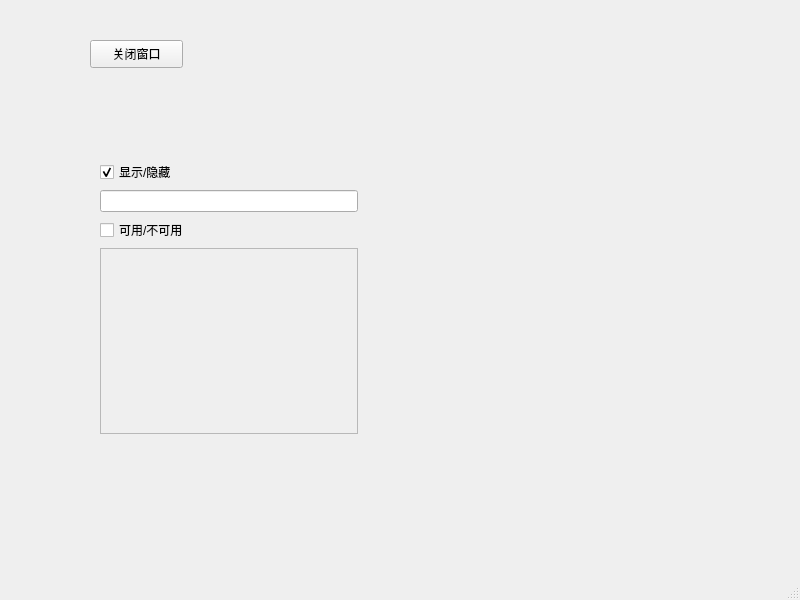
<?xml version="1.0" encoding="UTF-8"?>
<ui version="4.0">
 <class>MainWindow</class>
 <widget class="QMainWindow" name="MainWindow">
  <property name="geometry">
   <rect>
    <x>0</x>
    <y>0</y>
    <width>800</width>
    <height>600</height>
   </rect>
  </property>
  <property name="windowTitle">
   <string>MainWindow</string>
  </property>
  <widget class="QWidget" name="centralwidget">
   <widget class="QPushButton" name="pushButton">
    <property name="geometry">
     <rect>
      <x>90</x>
      <y>40</y>
      <width>93</width>
      <height>28</height>
     </rect>
    </property>
    <property name="text">
     <string>关闭窗口</string>
    </property>
   </widget>
   <widget class="QWidget" name="">
    <property name="geometry">
     <rect>
      <x>100</x>
      <y>160</y>
      <width>258</width>
      <height>274</height>
     </rect>
    </property>
    <layout class="QVBoxLayout" name="verticalLayout">
     <item>
      <widget class="QCheckBox" name="checkBox">
       <property name="text">
        <string>显示/隐藏</string>
       </property>
       <property name="checked">
        <bool>true</bool>
       </property>
      </widget>
     </item>
     <item>
      <widget class="QLineEdit" name="lineEdit"/>
     </item>
     <item>
      <widget class="QCheckBox" name="checkBox_2">
       <property name="text">
        <string>可用/不可用</string>
       </property>
      </widget>
     </item>
     <item>
      <widget class="QTextEdit" name="textEdit">
       <property name="enabled">
        <bool>false</bool>
       </property>
      </widget>
     </item>
    </layout>
   </widget>
  </widget>
  <widget class="QMenuBar" name="menubar">
   <property name="geometry">
    <rect>
     <x>0</x>
     <y>0</y>
     <width>800</width>
     <height>26</height>
    </rect>
   </property>
  </widget>
  <widget class="QStatusBar" name="statusbar"/>
 </widget>
 <resources/>
 <connections>
  <connection>
   <sender>pushButton</sender>
   <signal>clicked()</signal>
   <receiver>MainWindow</receiver>
   <slot>close()</slot>
   <hints>
    <hint type="sourcelabel">
     <x>132</x>
     <y>74</y>
    </hint>
    <hint type="destinationlabel">
     <x>610</x>
     <y>389</y>
    </hint>
   </hints>
  </connection>
  <connection>
   <sender>checkBox</sender>
   <signal>toggled(bool)</signal>
   <receiver>lineEdit</receiver>
   <slot>setVisible(bool)</slot>
   <hints>
    <hint type="sourcelabel">
     <x>117</x>
     <y>195</y>
    </hint>
    <hint type="destinationlabel">
     <x>123</x>
     <y>226</y>
    </hint>
   </hints>
  </connection>
  <connection>
   <sender>checkBox_2</sender>
   <signal>toggled(bool)</signal>
   <receiver>textEdit</receiver>
   <slot>setEnabled(bool)</slot>
   <hints>
    <hint type="sourcelabel">
     <x>105</x>
     <y>250</y>
    </hint>
    <hint type="destinationlabel">
     <x>121</x>
     <y>442</y>
    </hint>
   </hints>
  </connection>
 </connections>
</ui>
